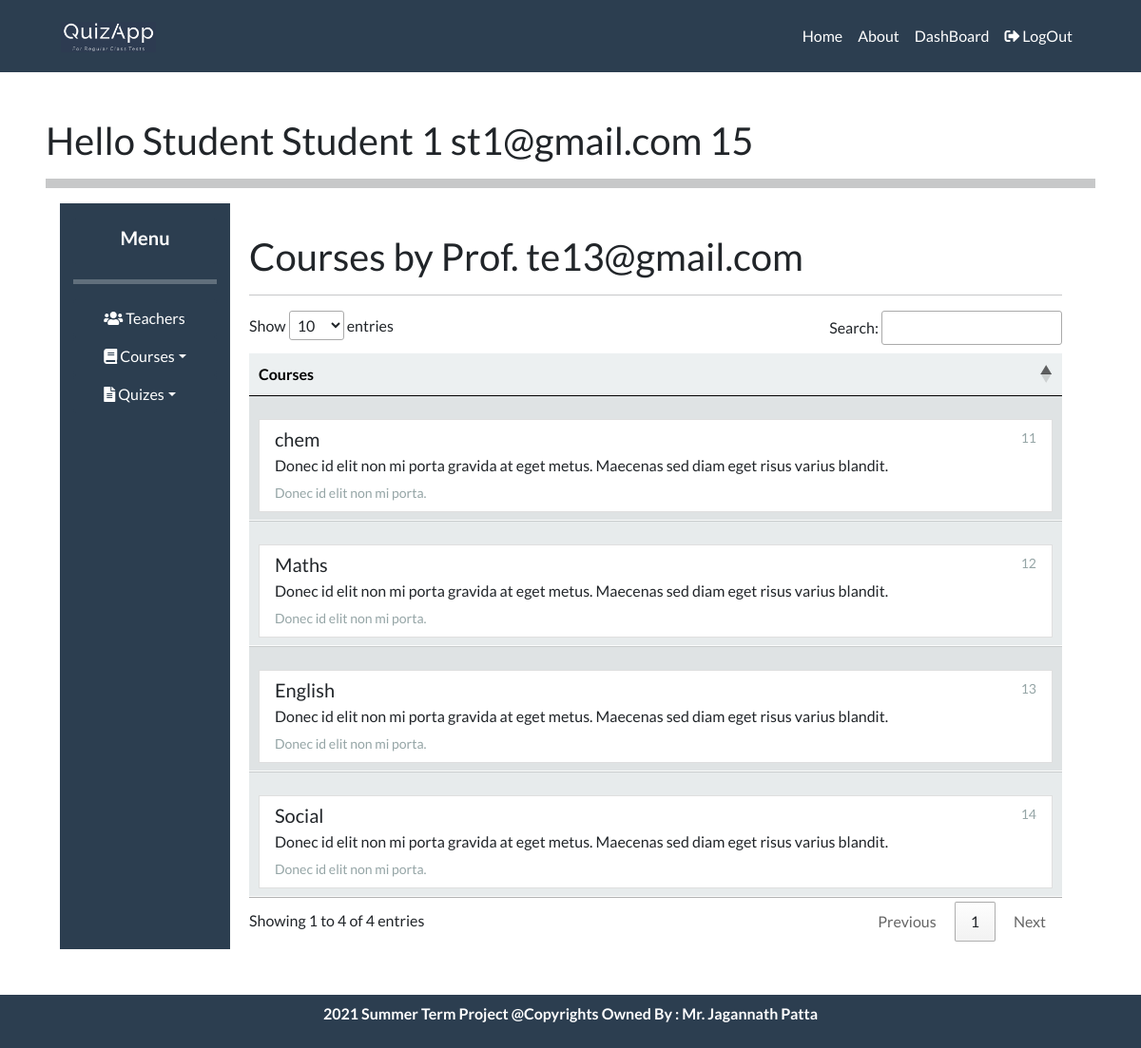
The page /student/teacher?id=3&name=te13@gmail.com (signed in) on the database its author committed.
### tables this page shows
CREATE TABLE "Course" (
	"course_id"	INTEGER NOT NULL PRIMARY KEY AUTOINCREMENT UNIQUE,
	"teacher_id"	INTEGER NOT NULL,
	"course_name"	TEXT NOT NULL,
	"enrollment_key"	TEXT DEFAULT 1234,
	FOREIGN KEY("teacher_id") REFERENCES "Teacher"("teacher_id") ON DELETE CASCADE,
	UNIQUE("teacher_id","course_name")
);

### Student/views.py (the view)
def Teacher():
    page = check_user("/studentSite/teacher.html")
    if len(page) > 1:
        return render_template(page[0] , msg = page[1])
    else:
        conn = sqlite3.connect("DataBase/quizAppDataBase.db")
        cursor = conn.cursor()
        id = request.args.get('id',type = int)
        name = request.args.get('name', type = str)
        courses = cursor.execute("SELECT COURSE_ID , COURSE_NAME , TEACHER_ID from COURSE WHERE TEACHER_ID = ?" , ( id,)).fetchall()
        cursor.close()
        conn.close()
        return render_template(page[0] , teacher = [id , name] , courses = courses )

### Student/views.py (called while the page is built)
def check_user(page):
    if session.get("email"):
        if session.get("user_role") == 'S':
            return [page]
        else:
            return [page , "You Don't have these previlages." ]
    else:
        return ['login.html']

### templates/studentSite/teacher.html (shortened to what this page needs)
{% extends "/studentSite/studentHome.html" %}
{% block body %}
<div class="p-sm-2">
    <h2> Courses by Prof. {{teacher[1]}} </h2>
    <hr>
    <table id='tab' class="display table responsive table-hover">
        <thead>
            <tr class="table-light">
              <th scope="col"> Courses </th>
            </tr>
          </thead>
        <tbody>
            {% for  course in  courses: %}
          <tr class="table-light">
            <td>
                {% if course in session['courses'] : %}
                <a href="/student/course?id={{course[0]}}&name={{course[1]}}&tid={{course[2]}}" class="mt-3 list-group-item list-group-item-action flex-column align-items-start active">
                    <div class="d-flex w-100 justify-content-between">
                      <h5 class="mb-1"> {{course[1] }} </h5>
                      <small> {{course[0]}} </small>
                    </div>
                    <p class="mb-1">Donec id elit non mi porta gravida at eget metus. Maecenas sed diam eget risus varius blandit.</p>
                    <small>Donec id elit non mi porta.</small>
                  </a>
                {% else %}
                    <a href="/student/course?id={{course[0]}}&name={{course[1]}}&tid={{course[2]}}" class="mt-3 list-group-item list-group-item-action flex-column align-items-start">
                        <div class="d-flex w-100 justify-content-between">
                            <h5 class="mb-1"> {{course[1] }}</h5>
                            <small class="text-muted">{{course[0]}}</small>
                        </div>
                            <p class="mb-1">Donec id elit non mi porta gravida at eget metus. Maecenas sed diam eget risus varius blandit.</p>
                        <small class="text-muted">Donec id elit non mi porta.</small>
                    </a>
                {% endif %}
            </td>
          </tr>
          {% endfor %}
        </tbody>
    </table>
</div>
{% endblock %}

### rows shown on the page
Course: course_name "English", course_id "13"
Course: course_name "Maths", course_id "12"
Course: course_name "Social", course_id "14"
Course: course_name "chem", course_id "11"

### other values the page prints
{{ session['username'] }} "Student 1"
{{ session['email'] }} "st1@gmail.com"
{{ session['role_id'] }} "15"
{{ teacher[1] }} "te13@gmail.com"
